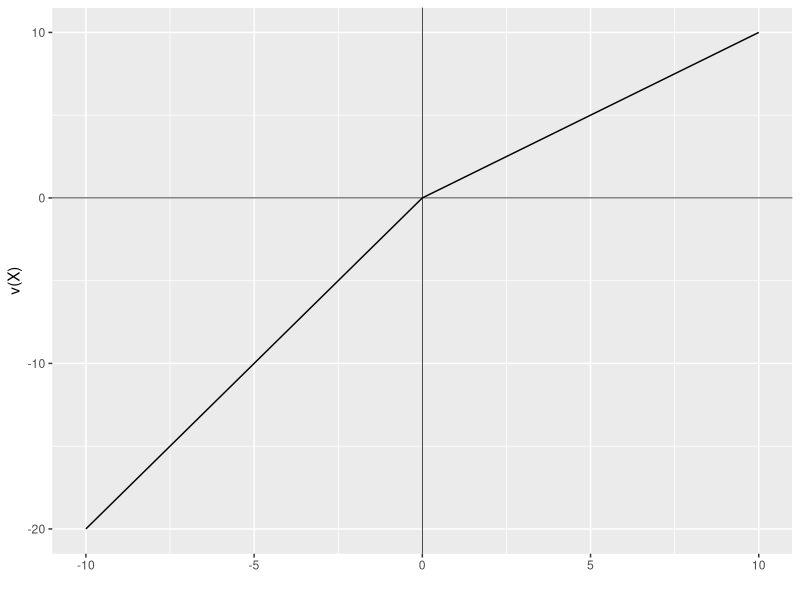

This chart was generated by the following R code:
## ---- chunk 1
library(ggplot2)

loss_fun <- function(x){
  2*x
}
gain_fun <- function(x){
  x
}

loss <- data.frame(
  x=seq(-10,0,0.05),
  y=NA
  )
loss$y <- loss_fun(loss$x)

gain <- data.frame(
  x=seq(0,10,0.05),
  y=NA
  )
gain$y <- gain_fun(gain$x)

ggplot(mapping = aes(x, y)) +
  geom_line(data = loss) +
  geom_line(data = gain) + 
  geom_vline(xintercept = 0, linewidth=0.25)+ 
  geom_hline(yintercept = 0, linewidth=0.25)+
  labs(x = "", y = "v(X)")
